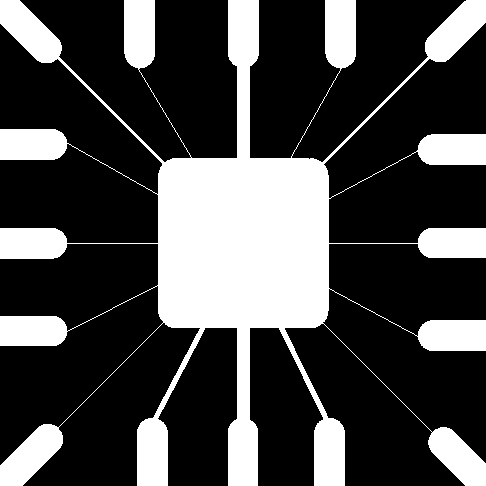
#> input picture initial_data/Wirebond.png, 486 x 486 px, found by its file name
$ jupyter execute --allow-errors computer_vision_algorithm.ipynb
#> lines starting #> are read from the running program, lines starting #| are printed output that depends on the picture; after the words box and inside, x2 and y2 are one past the last pixel; in counts of white or black regions, pixels touching at a corner belong together
[cell 1]
import os
import math
import cv2
import numpy as np
import matplotlib.pyplot as plt
from skimage import draw

base_path = '/Users/ironegg/PycharmProjects/scentificComp/cv_2'
wirebond = cv2.imread(os.path.join(base_path, 'initial_data/Wirebond.png'), cv2.IMREAD_GRAYSCALE)
#> wirebond: shape (486, 486); 28.1% white; 1 white region, box (x1, y1, x2, y2) and area: (0, 0, 486, 486) 66259

[cell 2]
def read_img(relative_path):
    img = cv2.imread(os.path.join(base_path, relative_path), cv2.IMREAD_GRAYSCALE)
    return img

[cell 3]
def img_show(img, save=False, relative_path=None):
    plt.imshow(img, cmap='gray')
    if save:
        plt.savefig(os.path.join(base_path, relative_path))
    plt.show()

[cell 4]
def imgs_plot(imgs, save=False, relative_path=None):
    """
    plot a set of figures.
    :param imgs: 2D array
    :param save: bool, whether to save the ploted figure.
    :param relative_path: string
    :return: None
    """
    n = len(imgs)
    fig = plt.figure(figsize=(15, 7))
    for i in range(n):
        plt.subplot(1, 3, i + 1)
        plt.imshow(imgs[i], cmap='gray')
    if save:
        plt.savefig(os.path.join(base_path, relative_path))
    plt.show()

## Opening and closing operation
In the opening operation processing, we do the corrosion then the expansion operation.
In the opening operation processing, we  rstly do the expansion then the corrosion operation.

[cell 5]
def corrosion(img, kernel=None):
    """
    image corrosion operation.
    :param img: 2d array
    :param kernel: 2d array, structure element
    :return: image after corrision
    """
    if kernel is None:
        kernel = np.array([[0, 1, 0], [1, 1, 1], [0, 1, 0]])
    kernel_size = kernel.shape[0]
#> kernel_size = 2
    img_size = img.shape
#> img_size = (486, 486)
    output_img = np.zeros(img_size)
    pad_size = kernel_size // 2
#> pad_size = 1
    img = np.pad(img, pad_size, 'constant', constant_values=0)
#> img: shape (488, 488); 27.8% white; 1 white region, box (x1, y1, x2, y2) and area: (1, 1, 487, 487) 66259
    for row in range(img_size[0]):
        for col in range(img_size[1]):
            if np.all(img[row:(row + kernel_size), col:(col + kernel_size)] * kernel):
                output_img[row, col] = 255
#> output_img: shape (486, 486) float64; 26.5% white; 11 white regions, largest, box (x1, y1, x2, y2) and area: (1, 1, 486, 486) 43482, (1, 425, 63, 486) 2050, (418, 135, 486, 165) 1912
    return output_img

[cell 6]
def expansion(img, kernel=None):
    """
    image expansion operation.
    :param img: 2d array
    :param kernel: 2d array, structure element
    :return: image after expansion
    """
    if kernel is None:
        kernel = np.array([[0, 1, 0], [1, 1, 1], [0, 1, 0]])
    kernel_size = kernel.shape[0]
#> kernel_size = 2
    img_size = img.shape
#> img_size = (486, 486)
    output_img = np.zeros(img_size)
    pad_size = kernel_size // 2
#> pad_size = 1
    img = np.pad(img, pad_size, 'constant', constant_values=0)
#> img: shape (488, 488) float64; 26.2% white; 11 white regions, largest, box (x1, y1, x2, y2) and area: (2, 2, 487, 487) 43482, (2, 426, 64, 487) 2050, (419, 136, 487, 166) 1912
    for row in range(img_size[0]):
        for col in range(img_size[1]):
            if np.any(img[row:(row + kernel_size), col:(col + kernel_size)] * kernel):
                output_img[row, col] = 255
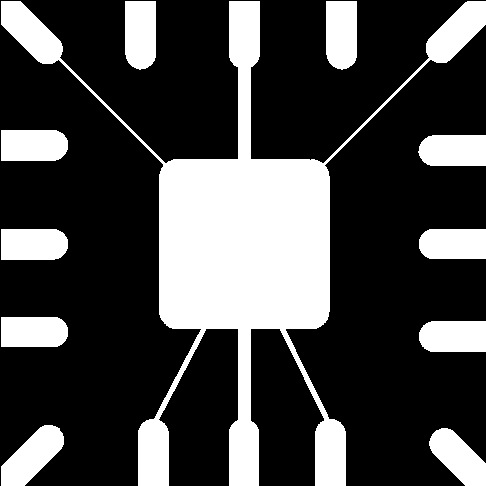
#> output_img: shape (486, 486) float64; 27.5% white; 11 white regions, largest, box (x1, y1, x2, y2) and area: (1, 1, 486, 486) 45178, (1, 425, 64, 486) 2151, (326, 1, 357, 70) 2010
    return output_img

[cell 7]
def opening_operation(img, kernel=None):
    """
    image operation:corrision-->expansion.
    """
    cor_img = corrosion(img, kernel)
    exp_img = expansion(cor_img, kernel)
    return img, cor_img, exp_img

[cell 8]
open_imgs = opening_operation(wirebond, np.ones((2, 2)))
imgs_plot(open_imgs, save=True, relative_path='output_data/open_img.png')
#> in imgs_plot, `n = len(imgs)`: n = 3

We can see that the thinnest lines in original  gure have been eliminated after corrosion operation. However, other lines are also thinner after the  rst operation. Then we implement the expansion operation, which make the thinner line become strong a bit.

[cell 9]
def closing_operation(img, kernel=None):
    """
    image operation:expansion--->corrision.
    """
    exp_img = expansion(img, kernel)
    corr_img = corrosion(exp_img, kernel)
    return img, exp_img, corr_img

[cell 10]
text_img = read_img('initial_data/Text.png')
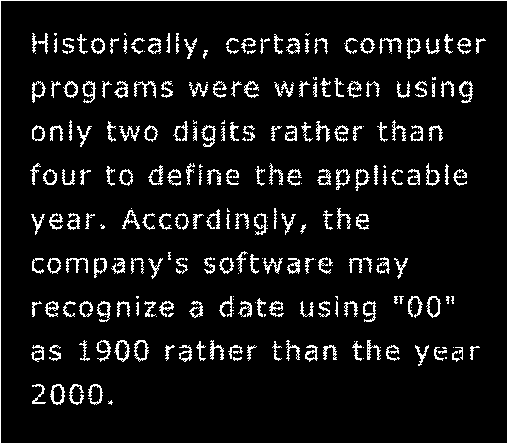
#> input picture initial_data/Text.png, 508 x 444 px, found by its file name
#> in read_img, `img = cv2.imread(os.path.join(base_path, relative_path), cv2.IMREAD_GR..`: img: shape (444, 508); 7.9% white in thin lines or dots
closing_imgs = closing_operation(text_img, np.ones((2, 2)))
#> in expansion (call 2), `img = np.pad(img, pad_size, 'constant', constant_values=0)`:
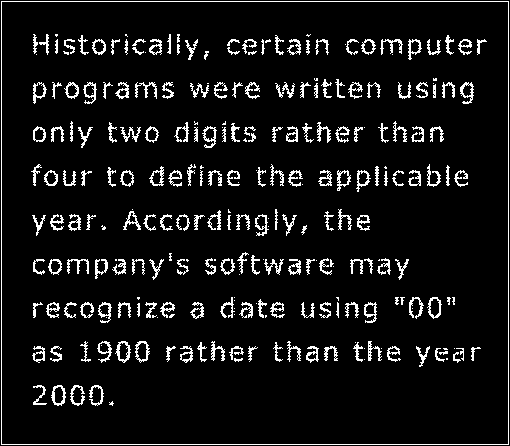
#> img: shape (446, 510); 7.8% white in thin lines or dots
#> after the loop in expansion (call 2), `for row in range(img_size[0]):`:
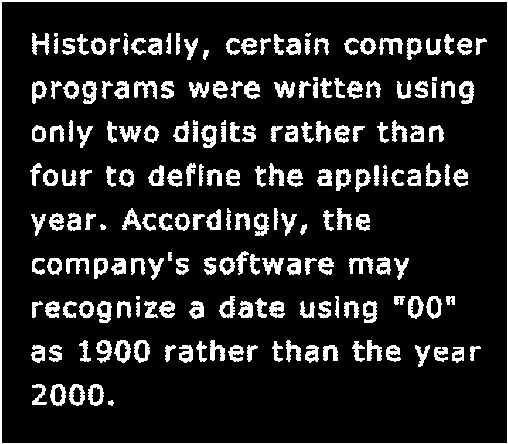
#> output_img: shape (444, 508) float64; 13.2% white; 202 white regions (8 under 20 px), largest, box (x1, y1, x2, y2) and area: (0, 0, 508, 444) 2847, (134, 81, 157, 99) 226, (379, 38, 403, 55) 217
#> in corrosion (call 2), `img = np.pad(img, pad_size, 'constant', constant_values=0)`:
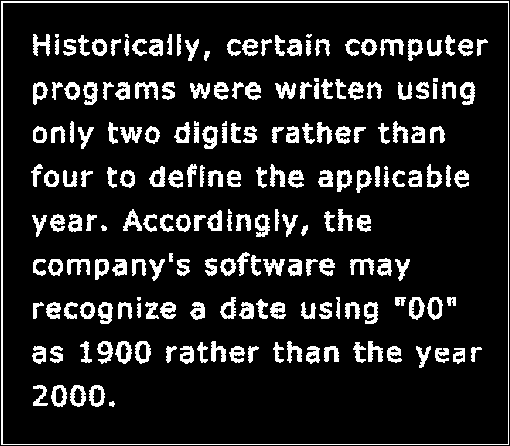
#> img: shape (446, 510) float64; 13.1% white; 202 white regions (8 under 20 px), largest, box (x1, y1, x2, y2) and area: (1, 1, 509, 445) 2847, (135, 82, 158, 100) 226, (380, 39, 404, 56) 217
#> after the loop in corrosion (call 2), `for row in range(img_size[0]):`:
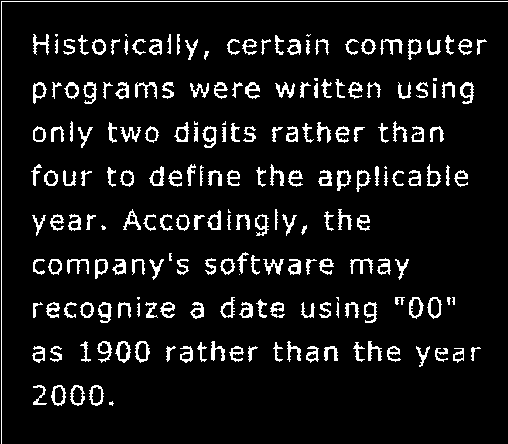
#> output_img: shape (444, 508) float64; 8.3% white in thin lines or dots
imgs_plot(closing_imgs, save=True, relative_path='output_data/closing_img.png')

We can see that pixels in each letters in original  gure have been more connected and the letters have been stronger after expansion operation. Then we implement the corrosion operation, which make the letters thinner.
## Canny

[cell 11]
house = read_img('initial_data/House.png')
#> call 2 of read_img, with relative_path = 'initial_data/House.png'
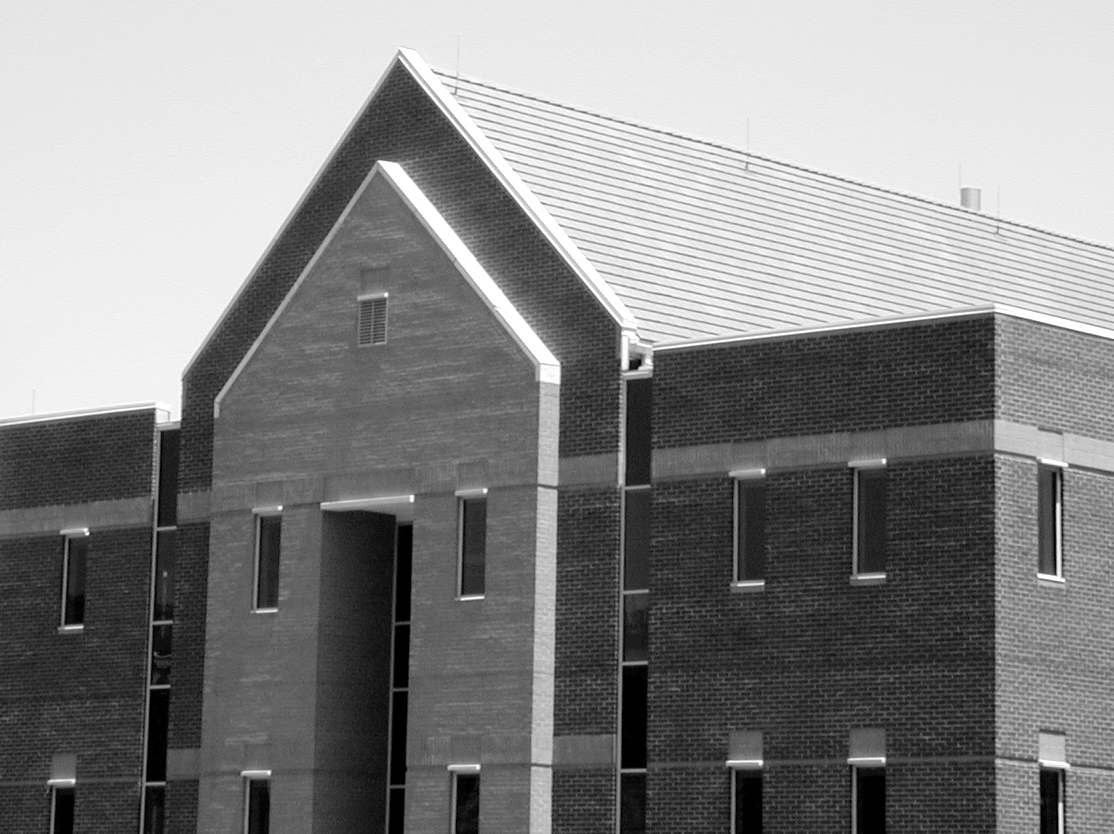
#> input picture initial_data/House.png, 1114 x 834 px, found by its file name
#> in read_img, img is the input picture: shape (834, 1114); min 0, max 255, mean 133.3
gauss_img = cv2.GaussianBlur(house, (5, 5), 1.4)
canny_img = cv2.Canny(gauss_img, threshold1=60, threshold2=245)
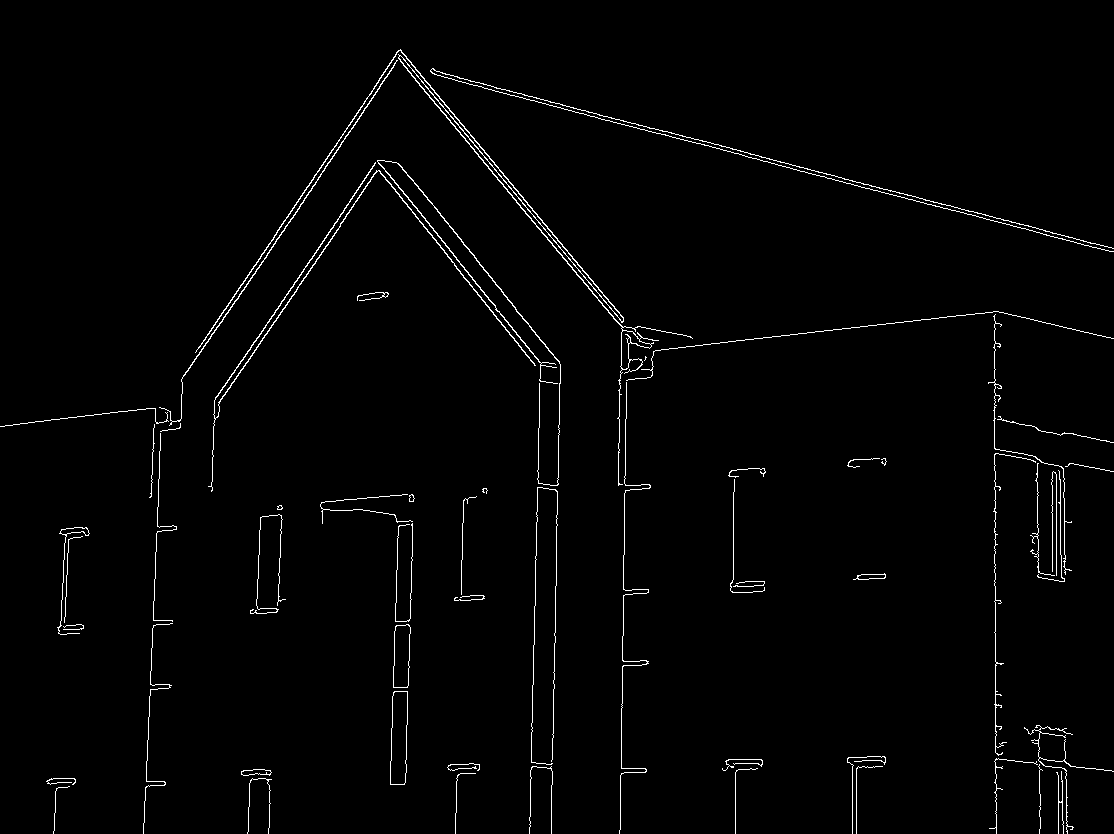
#> canny_img: shape (834, 1114); 1.6% white in thin lines or dots
img_show(canny_img, save=True, relative_path='output_data/canny.png')

Using canny edge detector, the most signi cant lines, like the shape of the roof, are able to be detected.

## Hough Transform
We  first write a function to implement the hough transform algorithm which returns the voting accumulator and θ values.

Then to detect lines, we write another function to select the k ρ-θ pairs which have the k largest scores recorded in the voting accumulator. Each pairs can draw a line and the number of votes means the number of points detected along the line.

Since there are some noise points which may make the line longer unexpectedly. We write the third function called line- ltering to split the detected line and judge whether each piece is a true line in the  gure based on the distance between 2 consecutive points and the minimum number of point a true line shoud have. By the way, these two rules are written as two parameters so that we can adjust them to get a good result.

[cell 12]
def hough_transform(img):
    """
    hough transform.
    :param img: 2d array
    :return:
    accumulator: voting results in rho-theta paramter space
    thetas: thetas values
    diag_len: the diagonal length of the input image, need it because
        the rho's range is[-diag_len, diag_len]

    """
    thetas = np.deg2rad(np.arange(-90.0, 180.0, 1))
    width, height = img.shape
#> width = 834; height = 1114
    diag_len = int(round(math.sqrt(width * width + height * height)))
#> diag_len = 1392
    cos_theta = np.cos(thetas)
    sin_theta = np.sin(thetas)
    num_thetas = len(thetas)

    # Hough accumulator
    accumulator = np.zeros((2 * diag_len + 1, num_thetas))

    # (row, col) indexes to shape edges
    x_loc, y_loc = np.nonzero(img)
#> x_loc = 14721 values from 49 to 833; y_loc = 14721 values, max 1113 at index 3794, min 0 at index 7415, mean 570.8

    # Vote in the hough accumulator
    for i in range(len(x_loc)):
        x = x_loc[i]
        y = y_loc[i]
        for t_idx in range(num_thetas):
            rho = diag_len + int(round(x * cos_theta[t_idx] + y * sin_theta[t_idx]))
            accumulator[rho, t_idx] += 1
#> this loop made 14721 passes
#> (x, y) on passes 1 to 3: (49, 400), (50, 398), (50, 399)
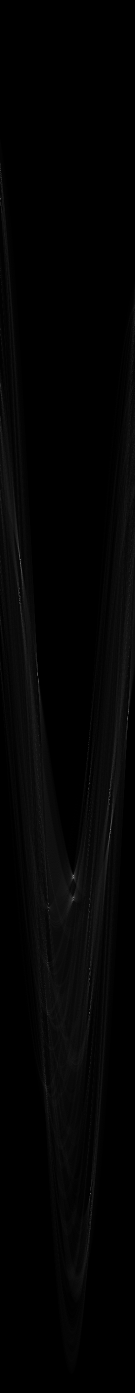
#> accumulator: shape (2785, 270) float64 (shown at 1/2 size); min 0, max 348, mean 5.3; drawn with min black and max white

    return accumulator, thetas, diag_len

[cell 13]
hough_img = hough_transform(canny_img)

[cell 14]
def line_filtering(line, dst_threshold=None, min_line_point=None):
    """
    filter the lines detected detected based on the hough accumulator.

    :param line: list,
        A set of points, each point contains
        its index (x, y).
    :param dst_threshold: float,
        If the distance between two consecutive points is
        larger than the threshold, then they will be seperated
        into two parts.
    :param min_line_point: int,
        If one part of lines has less number of points smaller than
        min_line_point, then this part of lines would not be consideres
        to be a true line.
    :return: list,
         Contains lines info which are regarded as true lines.
         each element contains a start point and a end point, as well
         as the number of detect points this line contains.
    """
    # sort the points based on the column index
    line = line[line[:, 1].argsort(), :]

    # compute the distance between two consecutive points
    dst_diff = np.sqrt(np.diff(line[:, 1]) ** 2 + np.diff(line[:, 0]) ** 2)

    # search index where the distance is beyond the distance threshold
    flags = np.argwhere(dst_diff > dst_threshold).ravel()
    pieces = len(flags)

    # the whole set of points are regarded as a true line
    if pieces == 0:
        return [{'pt1': line[0, :], 'pt2': line[-1, :], 'n_points': line.shape[0]}]

    start = 0
    line_set = []
    # split the points into pieces
    for idx in range(pieces + 1):
        if idx < pieces:
            end = flags[idx] + 1
            sub_line = line[start:end, :]
            start = end
        else:
            sub_line = line[flags[-1]:, :]
        n_points = sub_line.shape[0]

        # to decide whether this subset should be a true line
        if n_points > min_line_point:
            pt1 = sub_line[0, :]
            pt2 = sub_line[-1, :]
            pt_pair = {'pt1': pt1, 'pt2': pt2, 'n_points': n_points}
            line_set.append(pt_pair)
    return line_set

[cell 15]
def hough_detect_lines(img, accumulator, thetas, diag_len, k_lines,
                       dst_threshold=None, min_line_point=None):
    """

    :param img: 2d array
    accumulator: 2d array,
        Voting results in rho-theta paramter space
    thetas: list, thetas values
    diag_len: int, the diagonal length of the input image, need it because
        in fact we plus rho and diag_len to guarantee the rho's
        value is not negative.
    :param k_lines: choose the first k lines which has the k
        largest votes.
    :param dst_threshold: used in line_filtering function to
        seperate point set
    :param min_line_point: used in line_filtering function to decide
        a true line.
    :return:list, a set of true lines
    """
#> called with thetas = array of shape (270,), diag_len = 1392, k_lines = 140, dst_threshold = 25, min_line_point = 15

    # sort array according the accumulator element value
    x, y = np.unravel_index(np.argsort(accumulator, axis=None),
                            accumulator.shape)

    # extract the first k pairs of rho and theta
    extract_x = x[-k_lines:]
#> extract_x = 140 values, max 2443 at index 9, min 341 at index 10, mean 1486.3
    extract_y = y[-k_lines:]
#> extract_y = 140 values, max 256 at index 24, min 0 at index 99, mean 139.9
    rhos_p_diaglen = extract_x
#> rhos_p_diaglen has the same summary as extract_x
    theta = thetas[extract_y]
#> theta = 140 values, max 2.9 at index 24, min -1.57 at index 99, mean 0.87

    #  compute sin and cos
    sin_thetas = np.sin(theta)
#> sin_thetas = 140 values, max 1 at index 100, min -1 at index 99, mean 0.179
    cos_thetas = np.cos(theta)
#> cos_thetas = 140 values, max 0.995 at index 22, min -0.97 at index 24, mean 0.0977

    # lines info container
    lines = []

    # extract the element location which value is nonzero
    x_idxs, y_idxs = np.nonzero(img)
#> x_idxs = 14721 values from 49 to 833; y_idxs has the same summary as y_loc in hough_transform

    # detect points for specific rho and theta
    for id_t, rho in enumerate(rhos_p_diaglen):
        detect_points = []
        sin_theta = sin_thetas[id_t]
        cos_theta = cos_thetas[id_t]
        for i in range(len(x_idxs)):
            x = x_idxs[i]
            y = y_idxs[i]
            inverse_rho = diag_len + int(round(x * cos_theta + y * sin_theta))
            if inverse_rho == rho:
                detect_points.append([x, y])
        detect_points = np.array(detect_points)
        line_set = line_filtering(detect_points, dst_threshold, min_line_point)
        lines.extend(line_set)
#> this loop made 140 passes
#> (rho, sin_theta, cos_theta, flags in line_filtering, pieces in line_filtering) on passes 1 to 10: (1114, -0.777, 0.629, [0, 100, 116, 118], 4), (1821, 0.122, 0.993, [5, 7, 11, 13, 14], 5), (1670, 0.777, -0.629, [0, 100, 116, 118], 4), (1566, 0.999, 0.0349, [1, 7, 19, 118], 4), (1752, 0.819, 0.574, [3, 4, 75], 3), (1795, 0.839, 0.545, [3, 5, 50, 113], 4), (1588, 0.788, -0.616, [0, 1, 113, 119], 4), (1196, -0.788, 0.616, [0, 1, 113, 119], 4), (1800, 0.829, 0.559, [4, 6, 9, 118], 4), (2443, 1, -0.0175, [1, 2, 3, 11, 12, 59, 68, 85, 92, 110, 116], 11)
#> after the loop, lines = 274 items
    return lines

[cell 16]
detect_lines = hough_detect_lines(canny_img, *hough_img,
                                  k_lines=140,
                                  dst_threshold=25,
                                  min_line_point=15)
#> detect_lines = 274 items

[cell 17]
def hough_plot(img, lines, save=False):
    """
    plot detected line on the basic image.
    """
#> called with save = True
    color_img = np.array([img, img, img]).transpose((1, 2, 0))
#> color_img: shape (834, 1114, 3); 1.6% white in thin lines or dots
    k_lines = len(lines)
#> k_lines = 274
    for i in range(k_lines):
        line_info = lines[i]
        pt1 = line_info['pt1']
        pt2 = line_info['pt2']
        rr, cc = draw.line(pt1[0], pt1[1], pt2[0], pt2[1])
        draw.set_color(color_img, [rr, cc], [0, 255, 0])
#> this loop made 274 passes
#> line_info on passes 1 to 3: {'pt1': [106, 443], 'pt2': [222, 538], 'n_points': 100}, {'pt1': [316, 613], 'pt2': [364, 652], 'n_points': 16}, {'pt1': [352, 653], 'pt2': [313, 975], 'n_points': 107}
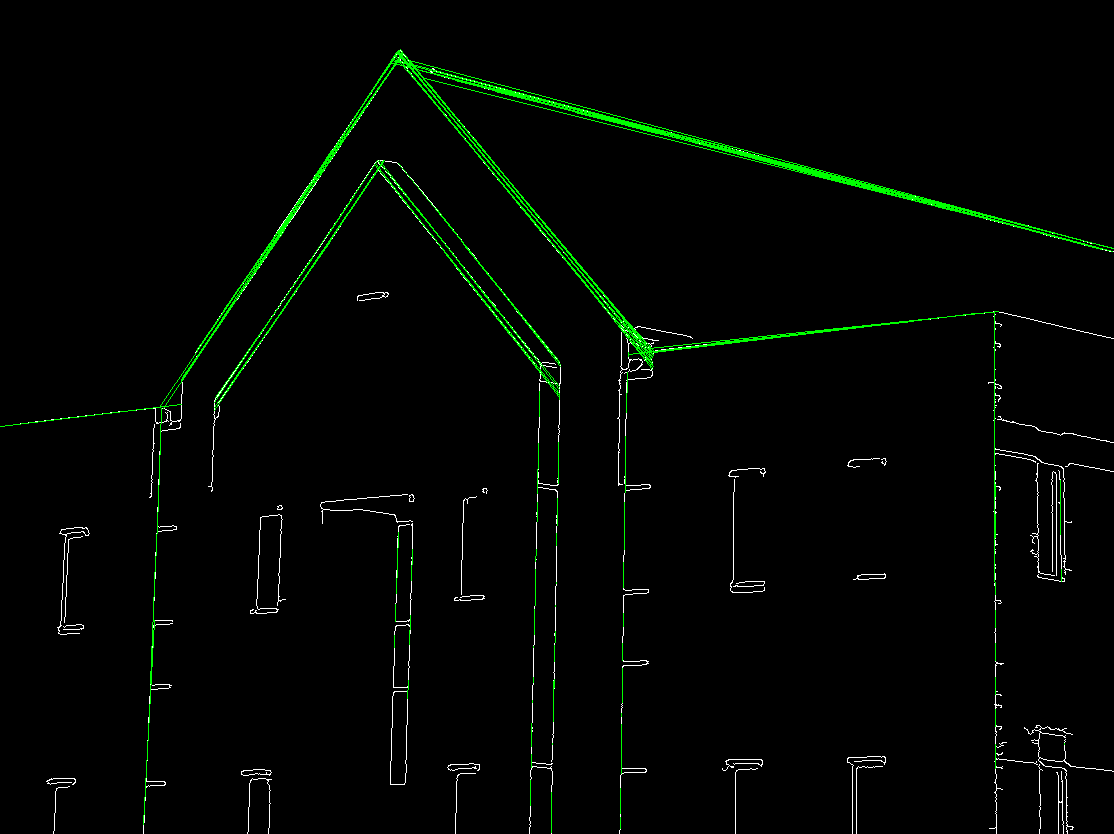
#> color_img: shape (834, 1114, 3); mean of channels 0, 1, 2 2.1, 5.8, 2.1; drawn as B, G, R
    plt.imshow(color_img)
    if save:
        plt.savefig(os.path.join(base_path, 'output_data/hough_img.png'))
    plt.show()

[cell 18]
hough_plot(canny_img, detect_lines, save=True)

##  Boundary following algorithm

[cell 19]
boundary = read_img('initial_data/Boundary_Following.png')
#> (the rest of this cell did not finish here and is left out)
